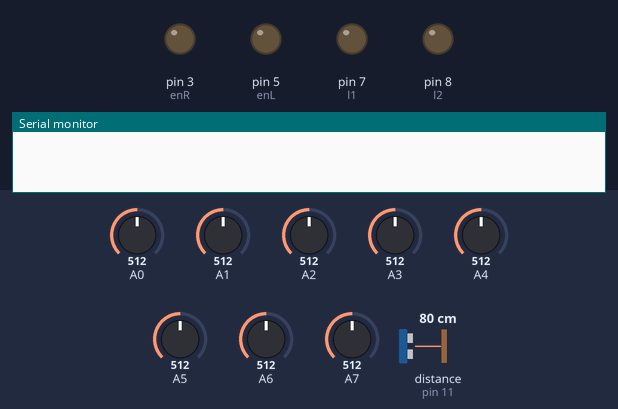
A sketch run on a simulated Arduino Nano, built with avr-gcc and run on an emulated ATmega328P. On the bench: output pins drawn as LEDs (lit = HIGH), the last lines printed to the serial monitor. Wiring (inferred from the names in the program): ultrasonic range finder: trigger pin 12; echo pin 11. Dashed ring = blinking. The inputs (shaded band) are chosen by the test bench; at power-on: distance to the obstacle (sensor on pin 11) 80 cm, A0 = 512, A1 = 512, A2 = 512, A3 = 512, A4 = 512, A5 = 512, A6 = 512, A7 = 512. The echo pulse lasts 58.3 µs per cm; pins used as bus, display or sensor lines are not drawn.

Above: at 0.1 s.
At 11.2 s:
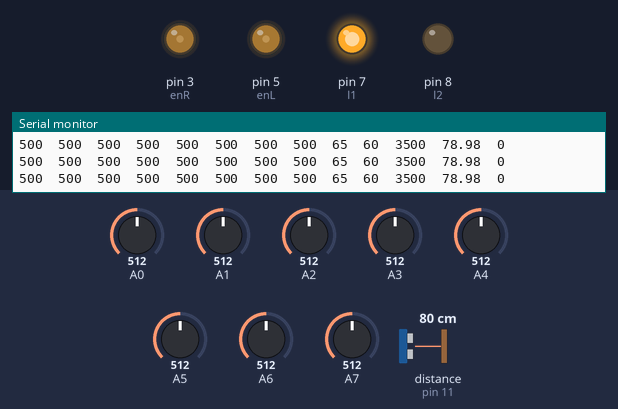
11.3 s: distance to the obstacle (sensor on pin 11) set to 9 cm
14.3 s: distance to the obstacle (sensor on pin 11) set to 6 cm
At 16.1 s:
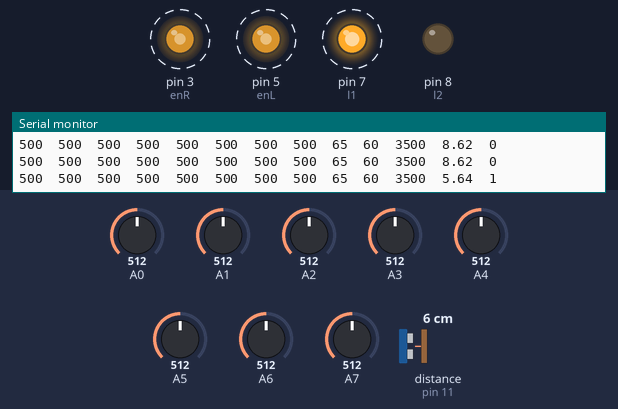
Timing chart, 0 to 23.3 s (numbered marks = the images above; inputs shaded):
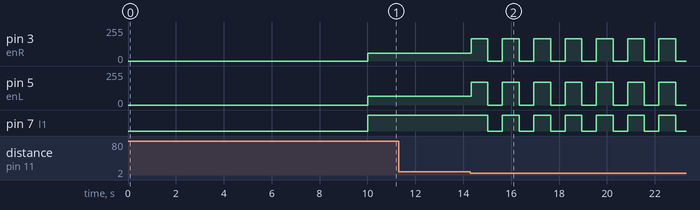

Measured:
- the behaviour switches between 8 and 7 cm on distance to the obstacle (sensor on pin 11) (found by bisection; images 1 and 2)
- after the input at 14.3 s, pin 3 (enR): alternates 166/255 for 0.70 s and 0/255 for 0.61 s, starting at once; pin 5 (enL): alternates 170/255 for 0.70 s and 0/255 for 0.61 s, starting at once; pin 7 (l1): alternates HIGH for 0.70 s and LOW for 0.61 s, starting after 0.73 s

The sketch:

QTR8-RC_PID_Line_Follower.ino
```cpp
#include <QTRSensors.h>

#define r1 2 //IN1
#define r2 4 //IN2
#define enR 3
#define enL 5
#define l1 7 //IN3
#define l2 8 //IN4
 float t[2];
 int b[2];

 int d;
 int lastError = 0;
 int error=0;
 int power_difference=0;
//700
 int k=950;
 int j=500;


const int trigPin = 12;
const int echoPin = 11;

float dmin=7;

//0.1 0.1     0.8 0.5      0.6 0 6353   0.9 2 6355    1.4 2.5 7365   1.4 5 9078   1.6 10  9585   1.7 7 9080    1.4 20 8565 2 100   3 70 8565  2 60 9070   0.5 60 150 70     0.4 1 10070    0.2 1 110 65   0.3 5 110 65   0.3 5 120 75
#define SETPOINT    3500
#define KP          0.3
#define KD        5
#define MAX_SPEED   110
#define SET_SPEED   65
#define MIN_SPEED   0


#define NUM_SENSORS             8
#define NUM_SAMPLES_PER_SENSOR  2  // average 4 analog samples per sensor reading
#define EMITTER_PIN             10  // emitter is controlled by digital pin 2

QTRSensorsAnalog qtra((unsigned char[]) {A0,A1, A2, A3,A4,A5,A6,A7},NUM_SENSORS, NUM_SAMPLES_PER_SENSOR, EMITTER_PIN);
unsigned int sensorValues[NUM_SENSORS];


void setup()
{
 Serial.begin(9600);
 pinMode(r1,OUTPUT);
 pinMode(r2,OUTPUT);
 pinMode(l1,OUTPUT);
 pinMode(l2,OUTPUT);
 pinMode(enL,OUTPUT);
 pinMode(enR,OUTPUT);
 pinMode(trigPin, OUTPUT);
 pinMode(echoPin, INPUT);


  for (int i = 0; i < 400; i++)  // make the calibration take about 10 seconds
  {
    qtra.calibrate();
  }


}

void loop()

{
  unsigned int position = qtra.readLine(sensorValues);
  digitalWrite(trigPin, LOW);
  delayMicroseconds(2);
  digitalWrite(trigPin, HIGH);
  delayMicroseconds(10);
  digitalWrite(trigPin, LOW);
  long duration = pulseIn(echoPin, HIGH);
  float d = duration *0.034/ 2;
  int p;

if((d<dmin))
{
              digitalWrite(l1,HIGH);
              digitalWrite(l2,LOW);
              digitalWrite(r1,HIGH);
              digitalWrite(r2,LOW);
              analogWrite(enL,170);
              analogWrite(enR,166);
              p=1;
              delay(700);
              digitalWrite(l1,LOW);
              digitalWrite(l2,LOW);
              digitalWrite(r1,LOW);
              digitalWrite(r2,LOW);
              analogWrite(enL,0);
              analogWrite(enR,0);
              delay(600);
}else{


       p=0;
       if ((sensorValues[7]>k)&&(sensorValues[6]>k))
        {
          right();

        }else
        {
              if((sensorValues[1]>k)&&(sensorValues[0]>k))
              {

                left();
              }else
              {

                  if((sensorValues[7]<j)&&(sensorValues[6]<j)&&(sensorValues[5]<j)&&(sensorValues[4]<j)&&(sensorValues[3]<j)&&(sensorValues[2]<j)&&(sensorValues[1]<j)&&(sensorValues[0]<j))
                  {
              digitalWrite(l1,HIGH);
              digitalWrite(l2,LOW);
              digitalWrite(r1,HIGH);
              digitalWrite(r2,LOW);
              analogWrite(enL,90);
              analogWrite(enR,86);
                  }else
                  {

                   pid();

                  }
                }
              }


  }
  for (unsigned char i = 0; i <NUM_SENSORS; i++)
  {
    Serial.print(sensorValues[i]);
    Serial.print('\t');
  }
  Serial.print(b[0]);
  Serial.print("\t");
  Serial.print(b[1]);
  Serial.print("\t");
  Serial.print(position);
 Serial.print("\t");
   Serial.print(d);
 Serial.print("\t");
 Serial.println(p); // comment this line out if you are using raw values

}


void pid()
{

              unsigned int position = qtra.readLine(sensorValues);
              error = ((float)position - 3500);
              d=error - lastError;
              lastError = error;
              power_difference = error*KP + d*KD;
              b[0]=constrain(SET_SPEED + power_difference, MIN_SPEED, MAX_SPEED);
              b[1]=constrain(SET_SPEED - power_difference-5, MIN_SPEED, MAX_SPEED);

              digitalWrite(l1,HIGH);
              digitalWrite(l2,LOW);
              digitalWrite(r1,HIGH);
              digitalWrite(r2,LOW);
              analogWrite(enL,b[0]);
              analogWrite(enR,b[1]);


}


void left()
{

    unsigned int position = qtra.readLine(sensorValues);
    while (sensorValues[5]<950) {
      position = qtra.readLine(sensorValues);
      digitalWrite(l1, LOW);
      digitalWrite(l2,LOW);
      digitalWrite(r1, HIGH);
      digitalWrite(r2, LOW);
      b[0]=0;
      b[1]=65;
      analogWrite(enR,b[1]);
      analogWrite(enL,b[0]);

    }

      pid();
}

void right()
{
  unsigned int position = qtra.readLine(sensorValues);
    while (sensorValues[2]<950) {
      position = qtra.readLine(sensorValues);
      digitalWrite(l1, HIGH);
      digitalWrite(l2, LOW);
      digitalWrite(r1, LOW);
      digitalWrite(r2,LOW);
      b[0]=70;
      b[1]=0;
      analogWrite(enR, b[1]);
      analogWrite(enL, b[0]);

    }

    pid();
}


//delay la pente avant stop pour determiner la largeur de la pente
//fonction gauche et droite avec leurs seuilss
//
```
